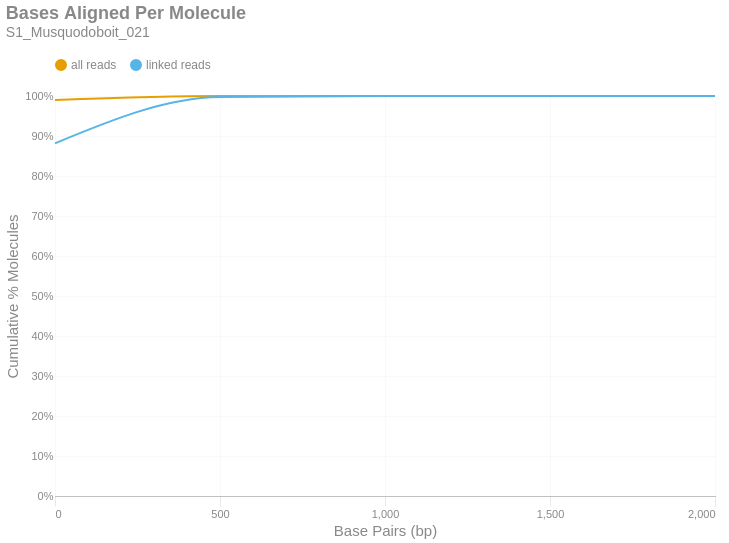

Notebook code cell kept with this figure:
### Markdown cell above
### Bases Aligned Per Molecule
This is a cumulative frequency distribution showing the number of base pairs aligned per unique molecule. These data are shown in 500 bp bins. There are two distributions: one with `all reads` (yellow) and another with only `linked reads` (blue). The percent of molecules in the `linked reads` distribution is relative to the total number of linked molecules.

### Code cell
if SKIPLR:
    print_html(f"Skipped")
else:
    binned_df = consolidated_hist(valids['aligned_bp'], mask, 500, True)
    with SafeRender(binned_df):
        (
            density_plot(binned_df, 'Bases Aligned Per Molecule', samplename, 'basesper')
            .encode(
                x=alt.X('bin:Q', title="Base Pairs (bp)").axis(tickMinStep=500).scale(padding=0),
                y=alt.Y('value:Q', title='Cumulative % Molecules')
                    .axis(format='%')
                    .scale(domain = [0,1])
                    .stack(False),
                color=alt.Color("key:N").scale(domain = ["all reads", "linked reads"]),
                tooltip = [
                    alt.Tooltip("key:N", title = "Data Type"),
                    alt.Tooltip("range_label:N", title="Bases Aligned Per Molecule"),
                    alt.Tooltip("value:Q", format = ".2%", title="% Molecules (Cum.)")
                ]
            )
        ).display()

### Figure 1 — Vega-Lite specification as saved in the notebook (floating-point values rounded to 4 significant figures)
{"width": "container", "height": 400, "config": {"title": {"anchor": "start", "dy": -15, "fontSize": 18, "color": "#888888", "subtitleColor": "#888888", "subtitleFontSize": 14}, "arc": {"fill": "#0072B2"}, "axis": {"domainColor": "#888888", "domainWidth": 0.5, "gridWidth": 0.2, "grid": false, "titleFontWeight": 400, "titleFontSize": 15, "labelFontSize": 11, "labelColor": "#888888", "tickColor": "#888888", "tickWidth": 0.2, "titleColor": "#888888"}, "axisBand": {"grid": false}, "axisX": {"grid": true, "tickSize": 10, "domainCap": "round"}, "axisY": {"domain": false, "grid": true, "tickSize": 0, "domainCap": "round"}, "background": "transparent", "header": {"labelFontSize": 15, "labelColor": "#888888", "titleFontSize": 15, "titleFontWeight": 600, "titleColor": "#888888"}, "legend": {"labelFont": "sans-serif", "labelFontSize": 12, "labelColor": "#888888", "symbolSize": 100, "symbolType": "circle", "titleFontSize": 12, "titlePadding": 10, "titleColor": "#888888", "title": null, "orient": "top"}, "range": {"category": ["#E69F00", "#56B4E9", "#009E73", "#F0E442", "#0072B2", "#D55E00", "#CC79A7", "#000000"], "diverging": ["#cfe8f3", "#a2d4ec", "#73bfe2", "#46abdb", "#1696d2", "#12719e"]}, "area": {"fill": "#0072B2", "fillOpacity": 0.7, "line": true, "strokeOpacity": 0.7}, "line": {"color": "#0072B2", "stroke": "#0072B2", "strokeWidth": 2}, "trail": {"color": "#0072B2", "stroke": "#0072B2", "strokeWidth": 0, "size": 1}, "point": {"filled": true, "fillOpacity": 1.0, "size": 95}, "text": {"color": "#888888", "fontSize": 11, "align": "right", "fontWeight": 400, "size": 11}, "bar": {"fill": "#0072B2", "stroke": null}, "view": {"stroke": null, "continuousWidth": 660, "continuousHeight": 400}}, "data": {"name": "data-096ee62d9ea515fe414f93e6e2dd3839"}, "mark": {"type": "line", "interpolate": "monotone", "point": {"opacity": 0, "size": 275}}, "encoding": {"color": {"field": "key", "scale": {"domain": ["all reads", "linked reads"]}, "type": "nominal"}, "tooltip": [{"field": "key", "title": "Data Type", "type": "nominal"}, {"field": "range_label", "title": "Bases Aligned Per Molecule", "type": "nominal"}, {"field": "value", "format": ".2%", "title": "% Molecules (Cum.)", "type": "quantitative"}], "x": {"axis": {"tickMinStep": 500}, "field": "bin", "scale": {"padding": 0}, "title": "Base Pairs (bp)", "type": "quantitative"}, "y": {"axis": {"format": "%"}, "field": "value", "scale": {"domain": [0, 1]}, "stack": false, "title": "Cumulative % Molecules", "type": "quantitative"}}, "params": [{"name": "param_c36ac31b6afebe62", "select": {"type": "point", "fields": ["key"]}, "bind": "legend"}], "title": {"text": "Bases Aligned Per Molecule", "subtitle": "S1_Musquodoboit_021"}, "transform": [{"fold": ["all reads (cumsum)", "linked reads (cumsum)"]}, {"calculate": "replace(datum.key, ' (cumsum)', '')", "as": "key"}, {"filter": {"param": "param_c36ac31b6afebe62"}}], "usermeta": {"embedOptions": {"downloadFileName": "S1_Musquodoboit_021.basesper"}}, "$schema": "https://vega.github.io/schema/vega-lite/v6.1.0.json", "datasets": {"data-096ee62d9ea515fe414f93e6e2dd3839": [{"bin": "0.0", "interval": "0.0-500.0", "all reads": 0.9899, "linked reads": 0.8817, "all reads (cumsum)": 0.9899, "linked reads (cumsum)": 0.8817, "range_label": "0-499"}, {"bin": "500.0", "interval": "500.0-1000.0", "all reads": 0.009852, "linked reads": 0.1156, "all reads (cumsum)": 0.9998, "linked reads (cumsum)": 0.9973, "range_label": "500-999"}, {"bin": "1000.0", "interval": "1000.0-1500.0", "all reads": 0.0002358, "linked reads": 0.002576, "all reads (cumsum)": 1.0, "linked reads (cumsum)": 0.9999, "range_label": "1000-1499"}, {"bin": "1500.0", "interval": "1500.0-2000.0", "all reads": 8.829e-06, "linked reads": 0.0001017, "all reads (cumsum)": 1.0, "linked reads (cumsum)": 1.0, "range_label": "1500-1999"}, {"bin": "2000.0", "interval": "2000.0-2500.0", "all reads": 3.679e-07, "linked reads": 0.0, "all reads (cumsum)": 1.0, "linked reads (cumsum)": 1.0, "range_label": "2000-2499"}]}}
